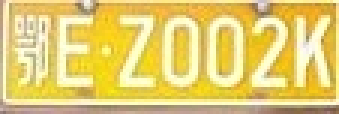
#> input picture sandbox/YOLOv2/keras-yolo2/data/lp_candidates/train/jpeg/151.jpg, 113 x 38 px, found by its file name (shown 3 times larger); its folder holds only this picture in this run
$ python annotate_D1.py   (older library calls are emulated)
#> lines starting #> are read from the running program, lines starting #| are printed output that depends on the picture; after the words box and inside, x2 and y2 are one past the last pixel; in counts of white or black regions, pixels touching at a corner belong together
# run through entire lp dataset and count how many fail to be parsed by our technique

import os
import os.path as path
from scipy.misc import imread
import cv2
import numpy as np
import matplotlib.pyplot as plt
from tqdm import tqdm
from copy import deepcopy
from skimage.filters import threshold_local
from scipy.signal import convolve2d
from skimage import color, data, restoration
import imutils

possible_chars = 'ABCDEFGHJKLMNPQRSTUVWXYZ0123456789'   # NO I's or O's exist in this dataset
char_counts = np.zeros(len(possible_chars))


def draw_contours(image, contours):
    if len(contours) > 0:
        for i, cnt in enumerate(contours):
            x, y, w, h = cv2.boundingRect(cnt)
            cv2.rectangle(image, (x, y), (x + w, y + h), 255, 1)

    return image


def filter_image(image):
    # Median Filer to remove possible noise
    kernel = np.array([[-1, -1, -1], [-1, 9, -1], [-1, -1, -1]])
    blur = cv2.filter2D(image, -1, kernel)
    median = cv2.medianBlur(blur, 5)
    # Bilateral Filter to remove texture
    blur = cv2.bilateralFilter(median, 13, 75, 75)
    # Adaptive Threshold
    block_size = 101
    local_thresh = threshold_local(blur, block_size, mode='constant', offset=16)
    thresh = (image <= local_thresh).astype(np.uint8)
    im2, contours, hierarchy = cv2.findContours(thresh, cv2.RETR_EXTERNAL, cv2.CHAIN_APPROX_TC89_L1)
    image = draw_contours(image, contours)
    return image, contours


def filter_contours(image, contours):
    rects = []
    if len(contours) > 0:
        c = max(contours, key=cv2.contourArea)
        for i, cnt in enumerate(contours):
            (boxX, boxY, boxW, boxH) = cv2.boundingRect(cnt)
            aspectRatio = boxW / float(boxH)
            solidity = cv2.contourArea(c) / float(boxW * boxH)
            heightRatio = boxH / float(image.shape[0])

            keepAspectRatio = 0.1 < aspectRatio < 0.95
            keepSolidity = solidity > 0.15
            keepHeight = 0.3 < heightRatio < 0.9

            if keepAspectRatio and keepSolidity and keepHeight:
                x, y, w, h = cv2.boundingRect(cnt)
                rects.append((x, y, w, h))

    for x, y, w, h in rects:
        cv2.rectangle(image, (x, y), (x + w, y + h), 255, 1)

    return image, rects


def sort_rects(rects):
    centers = np.array([(x + w) / 2 for x, y, w, h in rects])
    arr1inds = centers.argsort()

    sorted_rects = []
    for idx in arr1inds:
        sorted_rects.append(rects[idx])

    return sorted_rects


def correct_letters(file, rects):

    # plates letters to include in file names
    plate_chars = 'ABCDEFGHJKLMNPQRSTUVWXYZ0123456789_'

    # count how many unique candidates there are
    letter_count = len(rects)

    # count how many are correctly contoured
    digits = ''
    for char in path.splitext(file)[0]:
        if char in plate_chars:
            digits = digits + char

    correct_count = 0
    for char in digits:
        if char is '_':
            break
        else:
            correct_count += 1

    keep_plate = correct_count <= letter_count <= correct_count
    if keep_plate:
        global char_counts
        global possible_chars
        if possible_chars is not None:
            for char in digits:
                if char is '_':
                    break
                else:
                    found = possible_chars.find(char)
                    if found is not -1:
                        char_counts[found] += 1

    return keep_plate


def annotate(type='train', export=True):
    correct = 0
    incorrect = 0

    input_dir = 'converted_dataset2/{}/jpeg'.format(type)
    out_dir = 'lp_candidates'
    jpg_dir = path.join(out_dir, type, 'jpeg')
    xml_dir = path.join(out_dir, type, 'xml')

    if not path.isdir(jpg_dir):
        os.makedirs(jpg_dir)
    if not path.isdir(xml_dir):
        os.makedirs(xml_dir)

    file_counter = 0

    for root, dirs, files in os.walk(input_dir):
        for file in tqdm(files):
            file_path = path.join(input_dir, file)

            # [8 lines of commented-out code are left out]

            image = imread(file_path, mode='L')

            img = deepcopy(image)
            output_img, contours = filter_image(img)
            #plt.imshow(output_img)
            #plt.show()

            img = deepcopy(image)
            filtered_img, rects = filter_contours(img, contours)
            # plt.imshow(filtered_img)
            # plt.show()

            rects = sort_rects(rects)

            keep_plate = correct_letters(file, rects)

            if keep_plate:
                correct += 1

                if export:
                    # get chars from file name
                    plate_chars = 'ABCDEFGHJKLMNPQRSTUVWXYZ0123456789_'
                    chars = ''
                    for char in path.splitext(file)[0]:
                        if char in plate_chars:
                            chars = chars + char

                    # create set of bb's for xml file
                    bb_set = ''
                    with open('bb_xml.txt', 'r') as bb_file:
                        bb_xml_template = bb_file.read()
                        for idx, (x, y, w, h) in enumerate(rects):
                            xmin = x
                            ymin = y
                            xmax = x + w
                            ymax = y + h

                            bb_xml_item = bb_xml_template.format(chars[idx], xmin, ymin, xmax, ymax)
                            bb_set = bb_set + bb_xml_item + '\n'

                    # open template file and use as base for new file:
                    with open('template_xml.txt', 'r') as myfile:
                        ###########################################################################################
                        # Do for original color image:
                        data = myfile.read()
                        formatted = data.format('{}.jpg'.format(file_counter), image.shape[1], image.shape[0], bb_set)

                        # save formatted to a new xml file
                        with open(path.join(xml_dir, '{}.xml'.format(file_counter)), 'w+') as xml_file:
                            xml_file.write(formatted)

                        # save the (colored) corresponding image as new jpg file
                        cv2.imwrite(path.join(jpg_dir, '{}.jpg'.format(file_counter)), imread(file_path))

                        # ###########################################################################################
                        # # Do for B/W color image:
                        # formatted = data.format('{}_bw.jpg'.format(file_counter), image.shape[1], image.shape[0],
                        #                         bb_set)
                        #
                        # # save formatted to a new xml file
                        # with open(path.join(xml_dir, '{}_bw.xml'.format(file_counter)), 'w+') as xml_file:
                        #     xml_file.write(formatted)
                        #
                        # # save the (colored) corresponding image as new jpg file
                        # cv2.imwrite(path.join(jpg_dir, '{}_bw.jpg'.format(file_counter)), imread(file_path, mode='L'))
                        #
                        # ###########################################################################################
                        # # Do for inverted B/W color image:
                        # formatted = data.format('{}_inv.jpg'.format(file_counter), image.shape[1], image.shape[0],
                        #                         bb_set)
                        #
                        # # save formatted to a new xml file
                        # with open(path.join(xml_dir, '{}_inv.xml'.format(file_counter)), 'w+') as xml_file:
                        #     xml_file.write(formatted)
                        #
                        # # save the (colored) corresponding image as new jpg file
                        # cv2.imwrite(path.join(jpg_dir, '{}_inv.jpg'.format(file_counter)),
                        #             255 - imread(file_path, mode='L'))

                    file_counter += 1

            else:
                incorrect += 1

    # print accuracy
    print("Accuracy: {} ({}/{})".format(correct / (correct + incorrect), correct, correct + incorrect))

    if not export:
        # print(char_counts)
        hist_labels = []
        for char in possible_chars:
            hist_labels.append(char)
        plt.bar(np.arange(len(char_counts)), char_counts, tick_label=hist_labels)
        plt.title('Number of (extracted) character occurences in LP dataset')
        plt.show()


if __name__ == '__main__':
    annotate('train', export=True)
#> in annotate, `image = imread(file_path, mode='L')`:
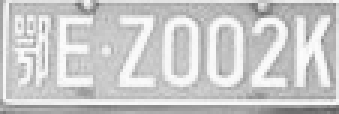
#> image: shape (38, 113) (shown 3 times larger); min 93, max 253, mean 201.9
#> in filter_image, `blur = cv2.filter2D(image, -1, kernel)`:
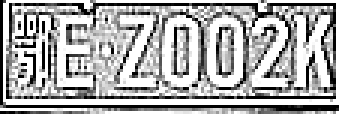
#> blur: shape (38, 113) (shown 3 times larger); min 0, max 255, mean 171.2
#> in filter_image, `median = cv2.medianBlur(blur, 5)`:
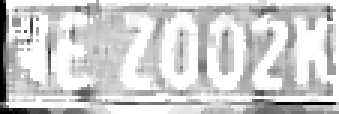
#> median: shape (38, 113) (shown 3 times larger); min 0, max 255, mean 206.4
#> in filter_image, `blur = cv2.bilateralFilter(median, 13, 75, 75)`:
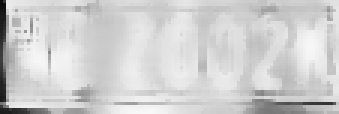
#> blur: shape (38, 113) (shown 3 times larger); min 12, max 248, mean 207.8
#> in filter_image, `local_thresh = threshold_local(blur, block_size, mode='constant', offs..`:
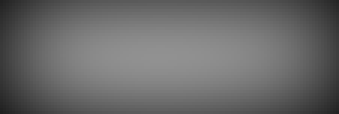
#> local_thresh: shape (38, 113) float64 (shown 3 times larger); min 32.73, max 145.4, mean 105.3
#> in filter_image, `thresh = (image <= local_thresh).astype(np.uint8)`: thresh: shape (38, 113); every value is 0
#> in filter_image, `im2, contours, hierarchy = cv2.findContours(thresh, cv2.RETR_EXTERNAL,..`: contours = []
#> in sort_rects, `centers = np.array([(x + w) / 2 for x, y, w, h in rects])`: centers = empty array
#> after the loop in sort_rects, `for idx in arr1inds:`: sorted_rects = []
#> in correct_letters, `letter_count = len(rects)`: letter_count = 0
#> in correct_letters, `keep_plate = correct_count <= letter_count <= correct_count`: keep_plate = False
    annotate('test', export=True)
